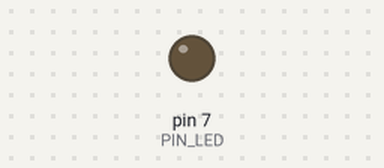
Bench run of a sketch on a simulated Arduino Uno, built with avr-gcc and run on an emulated ATmega328P. Parts: output pins drawn as LEDs (lit = HIGH). Dashed ring = blinking. What the sketch prints to the serial monitor is not drawn. At 2.0 s the program stops and its outputs stay as they are.

Above: at 0.5 s.
At 1.85 s:
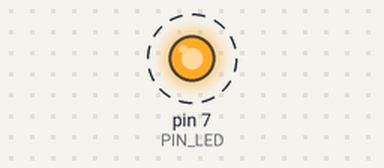
Timing chart, 0 to 3.0 s (numbered marks = the images above):
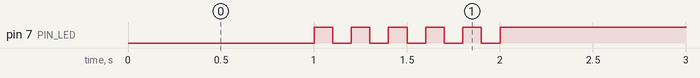

Measured:
- by itself, pin 7 (PIN_LED): alternates HIGH for 0.10 s and LOW for 0.10 s, 11 changes in all, then stays HIGH

The sketch:

05_practice_2.ino
```cpp
#define PIN_LED 7
unsigned int count, toggle;

void setup() {
  pinMode(PIN_LED, OUTPUT);
  Serial.begin(115200); // Initialize serial port
  while (!Serial) {
    ; // wait for serial port to connect.
 }
  Serial.println("Hello World!");
  count = toggle = 0;
  digitalWrite(PIN_LED, toggle); // turn on LED.
}

void loop() {
  Serial.println(++count);
  delay(1000); // 켜진상태로 1초 대기

  //지금 카운트는 1이다.
  //1일때는 1회 켜러면 2보다 작을때
  //5일때는 5회 켜려면 6보다 작을때로 설정

  while(count<6){

    toggle = toggle_state(toggle); // toggle LED value. //현재 토글이 1이므로 0으로 만들어서 led  를 끄고 100 ms 대기
    digitalWrite(PIN_LED, toggle); // update LED status. // 0을 write해서 led 를 끈다.
    delay(100); // wait for 100 milliseconds //100ms 대기, 1초에 5회 깜박이려면 '꺼짐100ms + 켜짐 100ms' 를 다섯번 반복

    toggle = toggle_state(toggle); // toggle LED value. //현재 토글이 0이므로 1으로 만들어서 led  를 켜고 100 ms 대기
    digitalWrite(PIN_LED, toggle); // update LED status. // 1을 write해서 led 를 켠다.
    delay(100); // wait for 100 milliseconds //100ms 대기, 1초에 5회 깜박이려면 '꺼짐100ms + 켜짐 100ms' 를 다섯번 반복

    count++;
  }

//끈상태로 만든다.
  toggle = toggle_state(toggle); // toggle LED value. // 현재 토글이 1이므로 0으로 만들어서 led  를 끄고
  digitalWrite(PIN_LED, toggle); // update LED status. // 0을 write해서 led 를 끈다.

  while(1) {} // infinite loop
}

int toggle_state(int toggle) {
  return (! toggle);

}
```
